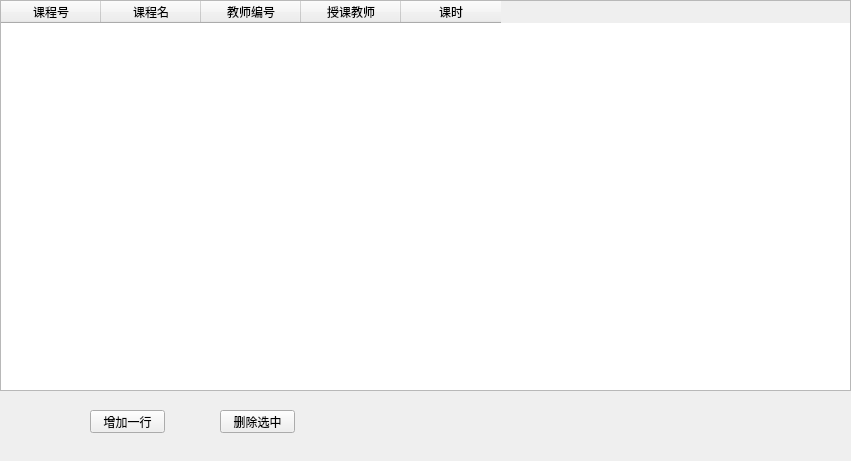
<?xml version="1.0" encoding="UTF-8"?>
<ui version="4.0">
 <class>courseManageerForm</class>
 <widget class="QWidget" name="courseManageerForm">
  <property name="geometry">
   <rect>
    <x>0</x>
    <y>0</y>
    <width>851</width>
    <height>461</height>
   </rect>
  </property>
  <property name="minimumSize">
   <size>
    <width>851</width>
    <height>461</height>
   </size>
  </property>
  <property name="maximumSize">
   <size>
    <width>851</width>
    <height>461</height>
   </size>
  </property>
  <property name="windowTitle">
   <string>Form</string>
  </property>
  <widget class="QTableWidget" name="tableWidget">
   <property name="geometry">
    <rect>
     <x>0</x>
     <y>0</y>
     <width>851</width>
     <height>391</height>
    </rect>
   </property>
   <column>
    <property name="text">
     <string>课程号</string>
    </property>
   </column>
   <column>
    <property name="text">
     <string>课程名</string>
    </property>
   </column>
   <column>
    <property name="text">
     <string>教师编号</string>
    </property>
   </column>
   <column>
    <property name="text">
     <string>授课教师</string>
    </property>
   </column>
   <column>
    <property name="text">
     <string>课时</string>
    </property>
   </column>
  </widget>
  <widget class="QPushButton" name="addRowButton">
   <property name="geometry">
    <rect>
     <x>90</x>
     <y>410</y>
     <width>75</width>
     <height>23</height>
    </rect>
   </property>
   <property name="text">
    <string>增加一行</string>
   </property>
  </widget>
  <widget class="QPushButton" name="pushButton_2">
   <property name="geometry">
    <rect>
     <x>220</x>
     <y>410</y>
     <width>75</width>
     <height>23</height>
    </rect>
   </property>
   <property name="text">
    <string>删除选中</string>
   </property>
  </widget>
 </widget>
 <resources/>
 <connections/>
</ui>
